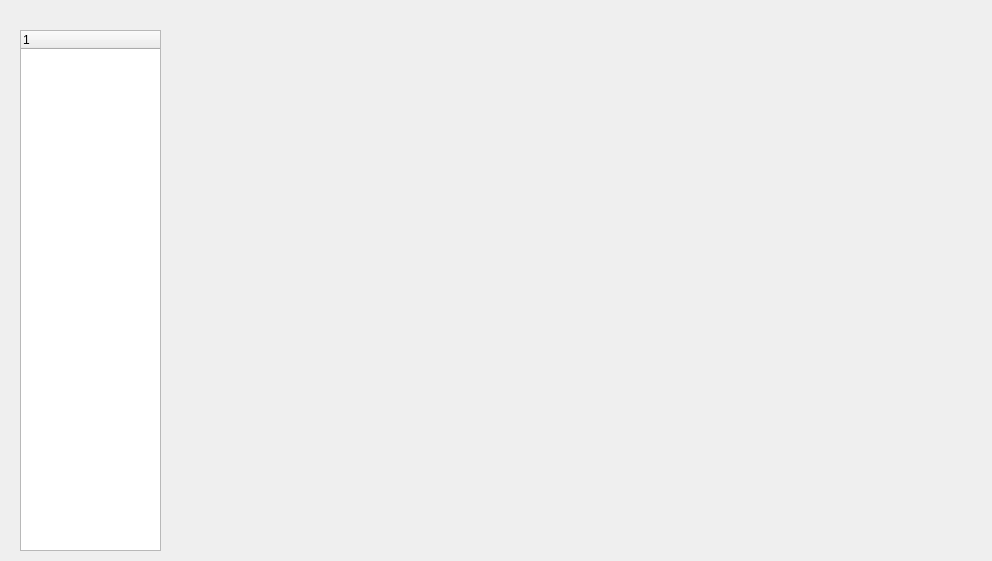
<?xml version="1.0" encoding="UTF-8"?>
<ui version="4.0">
 <class>mainWidget</class>
 <widget class="QWidget" name="mainWidget">
  <property name="geometry">
   <rect>
    <x>0</x>
    <y>0</y>
    <width>992</width>
    <height>561</height>
   </rect>
  </property>
  <property name="windowTitle">
   <string>Form</string>
  </property>
  <widget class="QTreeWidget" name="treeWidget">
   <property name="geometry">
    <rect>
     <x>20</x>
     <y>30</y>
     <width>141</width>
     <height>521</height>
    </rect>
   </property>
   <column>
    <property name="text">
     <string notr="true">1</string>
    </property>
   </column>
  </widget>
  <widget class="QStackedWidget" name="stackedWidget">
   <property name="geometry">
    <rect>
     <x>190</x>
     <y>20</y>
     <width>800</width>
     <height>550</height>
    </rect>
   </property>
   <property name="sizePolicy">
    <sizepolicy hsizetype="Preferred" vsizetype="Preferred">
     <horstretch>0</horstretch>
     <verstretch>0</verstretch>
    </sizepolicy>
   </property>
   <property name="minimumSize">
    <size>
     <width>800</width>
     <height>550</height>
    </size>
   </property>
   <property name="maximumSize">
    <size>
     <width>800</width>
     <height>550</height>
    </size>
   </property>
   <property name="currentIndex">
    <number>3</number>
   </property>
   <widget class="QWidget" name="page_user">
    <layout class="QVBoxLayout" name="verticalLayout">
     <item>
      <widget class="UserWidgetInfo" name="widget1" native="true">
       <property name="minimumSize">
        <size>
         <width>778</width>
         <height>523</height>
        </size>
       </property>
       <property name="maximumSize">
        <size>
         <width>778</width>
         <height>523</height>
        </size>
       </property>
      </widget>
     </item>
    </layout>
   </widget>
   <widget class="QWidget" name="page_buyer">
    <layout class="QHBoxLayout" name="horizontalLayout">
     <item>
      <widget class="BuyerWidget" name="widget2" native="true">
       <property name="minimumSize">
        <size>
         <width>778</width>
         <height>523</height>
        </size>
       </property>
       <property name="maximumSize">
        <size>
         <width>778</width>
         <height>523</height>
        </size>
       </property>
      </widget>
     </item>
    </layout>
   </widget>
   <widget class="QWidget" name="page_seller">
    <widget class="SellerWidget" name="widget3" native="true">
     <property name="geometry">
      <rect>
       <x>10</x>
       <y>10</y>
       <width>778</width>
       <height>523</height>
      </rect>
     </property>
     <property name="minimumSize">
      <size>
       <width>778</width>
       <height>523</height>
      </size>
     </property>
     <property name="maximumSize">
      <size>
       <width>778</width>
       <height>523</height>
      </size>
     </property>
    </widget>
   </widget>
   <widget class="QWidget" name="page">
    <widget class="QWidget" name="widget" native="true">
     <property name="geometry">
      <rect>
       <x>110</x>
       <y>80</y>
       <width>511</width>
       <height>311</height>
      </rect>
     </property>
    </widget>
   </widget>
  </widget>
 </widget>
 <customwidgets>
  <customwidget>
   <class>UserWidgetInfo</class>
   <extends>QWidget</extends>
   <header location="global">userwidgetinfo.h</header>
   <container>1</container>
  </customwidget>
  <customwidget>
   <class>SellerWidget</class>
   <extends>QWidget</extends>
   <header>sellerwidget.h</header>
   <container>1</container>
  </customwidget>
  <customwidget>
   <class>BuyerWidget</class>
   <extends>QWidget</extends>
   <header>buyerwidget.h</header>
   <container>1</container>
  </customwidget>
 </customwidgets>
 <resources/>
 <connections/>
</ui>
